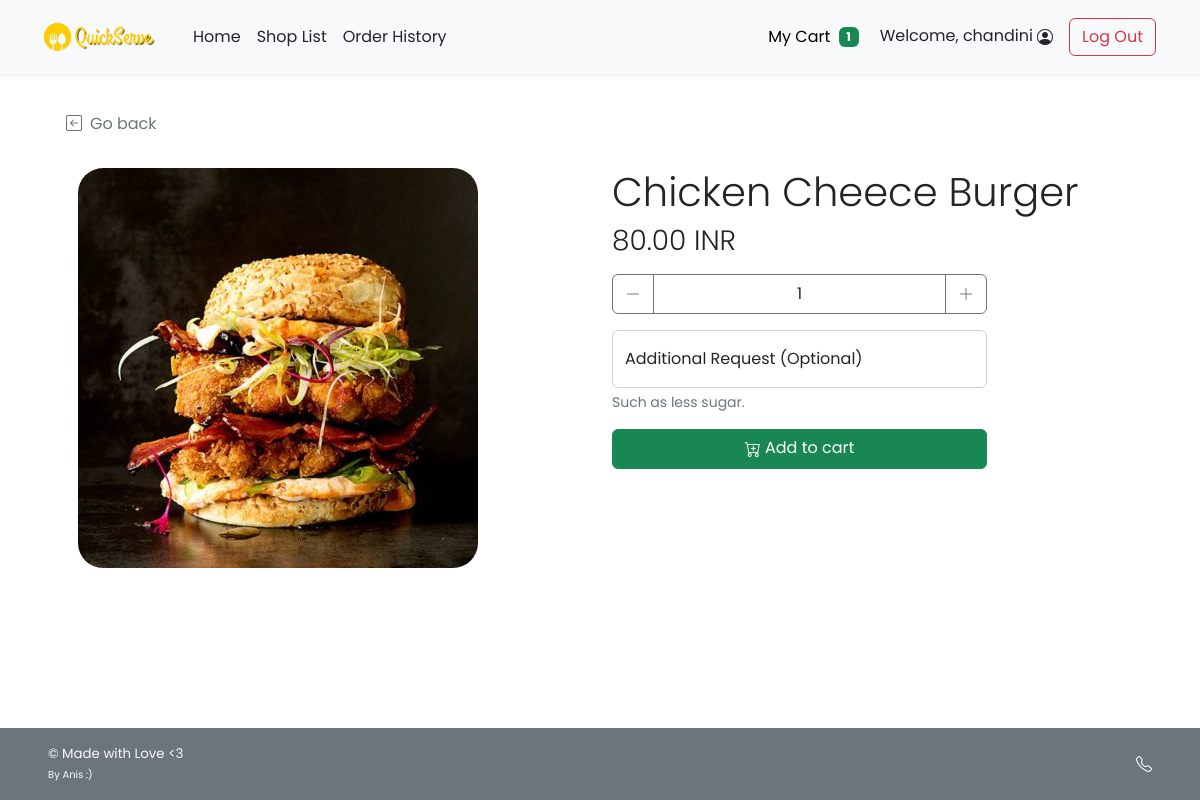
Page /food_item.php?s_id=1&f_id=10 (signed in) on the committed database.
### tables this page shows
CREATE TABLE `food` (
  `f_id` int(11) NOT NULL,
  `s_id` int(11) NOT NULL,
  `f_name` varchar(100) NOT NULL,
  `f_price` decimal(6,2) NOT NULL,
  `f_pic` text DEFAULT NULL
);

### food_item.php (the view, shortened to what this page needs)
<!DOCTYPE html>
<html lang="en">
<head>
    <?php
        include("conn_db.php");
        include('head.php');
    ?>
    <link href="css/main.css" rel="stylesheet">
    <link href="css/menu.css" rel="stylesheet">
</head>
<body class="d-flex flex-column h-100">
    <?php
        include('nav_header.php');
        $s_id = $_GET["s_id"];
        $f_id = $_GET["f_id"];
        $query = "SELECT f.* FROM food f INNER JOIN shop s ON f.s_id = s.s_id WHERE f.s_id = {$s_id} AND f.f_id = {$f_id} LIMIT 0,1";
        $result = $mysqli -> query($query);
        $food_row = $result -> fetch_array();
    ?>
    <div class="container px-5 py-4" id="shop-body">
        <div class="row my-4">
            <a class="nav nav-item text-decoration-none text-muted mb-2" href="#" onclick="history.back();">
                <i class="bi bi-arrow-left-square me-2"></i>Go back
            </a>
        </div>
        <div class="row row-cols-1 row-cols-md-2 mb-5">
            <div class="col mb-3 mb-md-0">
                <img
                    <?php
                        if(is_null($food_row["f_pic"])){echo "src='img/default.png'";}
                        else{echo "src=\"img/{$food_row['f_pic']}\"";}
                    ?>
                    class="img-fluid rounded-25 float-start"
                    alt="<?php echo $food_row["f_name"]?>">
            </div>
            <div class="col text-wrap">
                <h1 class="fw-light"><?php echo $food_row["f_name"]?></h1>
                <h3 class="fw-light"><?php echo $food_row["f_price"]?> INR</h3>
                <div class="form-amount">
                    <form class="mt-3" method="POST" action="add_item.php">
                        <div class="input-group mb-3">
                            <button id="sub_btn" class="btn btn-outline-secondary" type="button" title="subtract amount" onclick="sub_amt('amount')">
                                <i class="bi bi-dash-lg"></i>
                            </button>
                            <input type="number" class="form-control text-center border-secondary" id="amount"
                                name="amount" value="1" min="1" max="99">
                            <button id="add_btn" class="btn btn-outline-secondary" type="button" title="add amount" onclick="add_amt('amount')">
                                <i class="bi bi-plus-lg"></i>
                            </button>
                        </div>
                        <div class="form-floating mb-3">
                            <input type="text" class="form-control" id="addrequest" name="request" placeholder=" ">
                            <label for="addrequest" class="d-inline-text">Additional Request (Optional)</label>
                            <div id="addrequest_helptext" class="form-text">
                                Such as less sugar.
                            </div>
                        </div>
                        <button class="btn btn-success w-100" type="submit" title="add to cart" name="addtocart"
                        <?php
                            $cartsearch_query1 = "SELECT COUNT(*) AS cnt FROM cart WHERE c_id = {$_SESSION['cid']}";
                            $cartsearch_row1 = $mysqli -> query($cartsearch_query1) -> fetch_array();
                            if($cartsearch_row1["cnt"]>0){
                                $cartsearch_query2 = $cartsearch_query1." AND s_id = {$s_id}";
                                $cartsearch_row2 = $mysqli -> query($cartsearch_query2) -> fetch_array();
                                if($cartsearch_row2["cnt"]==0){?>
                                    onclick="javascript: return changeshopcf();"<?php
                                }
                            }
                        ?>
                        >
                        <i class="bi bi-cart-plus"></i> Add to cart
                        </button>
                    </form>
                </div>
            </div>
        </div>
    </div>
    <?php include('footer.php')?>
</body>
</html>

### css/main.css (style rules this page uses)
html { height: 100%; }
body { height: 100%; padding-top: 4rem; margin-bottom: -50px; font-family: 'Poppins', 'Noto Sans Thai', sans-serif; }
a { cursor: pointer; }
.bi { vertical-align: -.125em; fill: currentColor; }
.rounded-25 { border-radius: 25px; }

### css/menu.css (style rules this page uses)
html, body { height: 100%; }
.form-amount { max-width: 375px; }

### rows in the picture
food: f_pic (picture), f_name "Chicken Cheece Burger", f_price "80.00"

### other values in the picture
$incart_amt "1"
$_SESSION['firstname'] "chandini"
